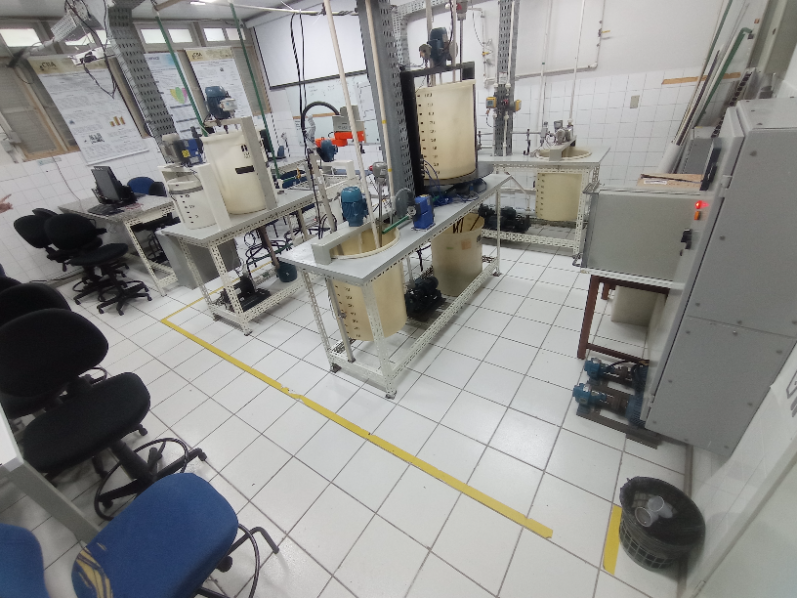
#> input picture imagens/original1.jpg, 797 x 598 px
$ python main.py
#> lines starting #> are read from the running program, lines starting #| are printed output that depends on the picture
### homog/featuresutil.py
import cv2 as cv
from math import sqrt
import types

import numpy as np


# [24 lines left out: functions res_img, distancia_entre_pontos, retangulo2, not called in this run]

def retangulo(ponto_topo_esquerdo, ponto_base_direita, imagem, invertePontos=False):

    if invertePontos:
        x_anterior = ponto_topo_esquerdo[0]
        ponto_topo_esquerdo[0] = ponto_base_direita[0]
        ponto_base_direita[0] = x_anterior

    cv.rectangle(imagem, ponto_topo_esquerdo, ponto_base_direita, (0, 255, 0), 5)
    return imagem

def circulo(ponto, raio, imagem):
    cv.circle(imagem, ponto, raio, (255, 0, 0), 3)
    return imagem

# [167 lines left out: functions reta2, reta, pontos, linha, sift_detectores_e_descritores, orb_detectores_e_descritores and 2 more, not called in this run]
    #return kp1, kp2, matches

### homog/main.py
import cv2 as cv
import numpy as np
import featuresutil as ft

imagem_original = cv.imread('../imagens/original1.jpg')
#> imagem_original is the input picture: shape (598, 797, 3); mean B, G, R 139, 141, 140.8
imagem_redimensionada = cv.imread('../imagens/imagem1_redimensionada.jpg')
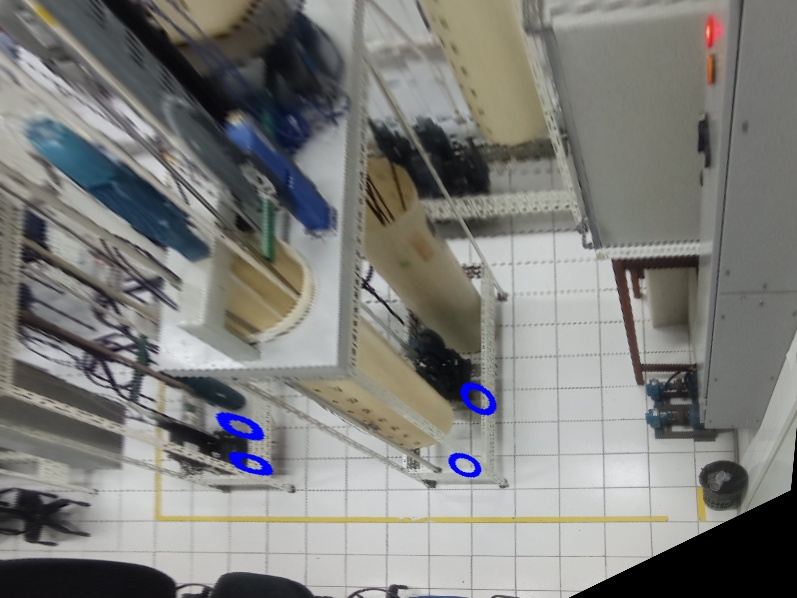
#> input picture imagens/imagem1_redimensionada.jpg, 797 x 598 px
#> imagem_redimensionada is the input picture: shape (598, 797, 3); mean B, G, R 123.2, 126.4, 126.5
img2 = cv.imread('../imagens/1_red_h.jpg')
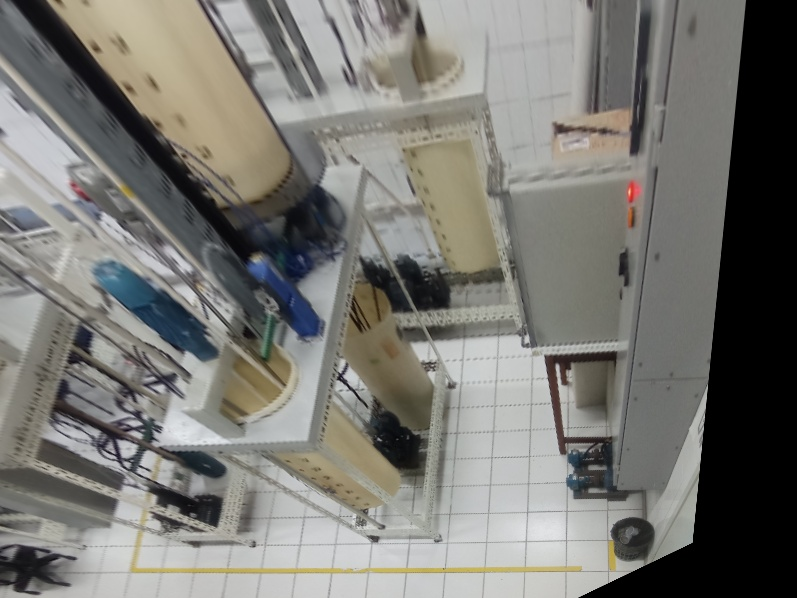
#> input picture imagens/1_red_h.jpg, 797 x 598 px
#> img2 is the input picture: shape (598, 797, 3); mean B, G, R 115.3, 120.3, 121.3

ponto_retangulo_1, ponto_retangulo_2 = [429, 488], [502, 297]

im_src = ft.retangulo(ponto_retangulo_1, ponto_retangulo_2, imagem_redimensionada, True)


cv.imshow('Com retangulo', im_src)
cv.imshow('Original', imagem_original)
cv.waitKey(0)
